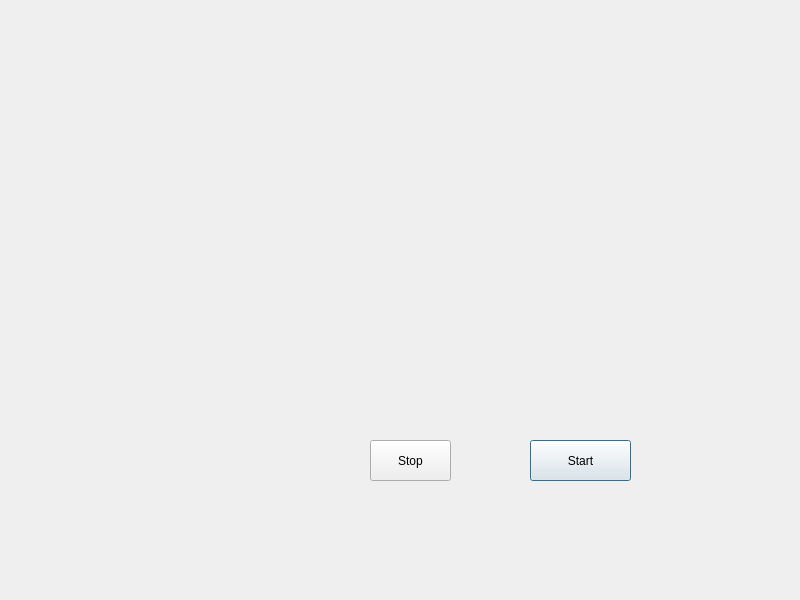
<?xml version="1.0" encoding="UTF-8"?>
<ui version="4.0">
 <class>Projekat</class>
 <widget class="QDialog" name="Projekat">
  <property name="geometry">
   <rect>
    <x>0</x>
    <y>0</y>
    <width>800</width>
    <height>600</height>
   </rect>
  </property>
  <property name="windowTitle">
   <string>Projekat</string>
  </property>
  <widget class="QWidget" name="verticalLayoutWidget">
   <property name="geometry">
    <rect>
     <x>240</x>
     <y>90</y>
     <width>501</width>
     <height>331</height>
    </rect>
   </property>
   <layout class="QVBoxLayout" name="verticalLayout"/>
  </widget>
  <widget class="QPushButton" name="Start">
   <property name="geometry">
    <rect>
     <x>530</x>
     <y>440</y>
     <width>101</width>
     <height>41</height>
    </rect>
   </property>
   <property name="text">
    <string>Start</string>
   </property>
  </widget>
  <widget class="QPushButton" name="Stop">
   <property name="geometry">
    <rect>
     <x>370</x>
     <y>440</y>
     <width>81</width>
     <height>41</height>
    </rect>
   </property>
   <property name="text">
    <string>Stop</string>
   </property>
  </widget>
 </widget>
 <resources/>
 <connections/>
</ui>
